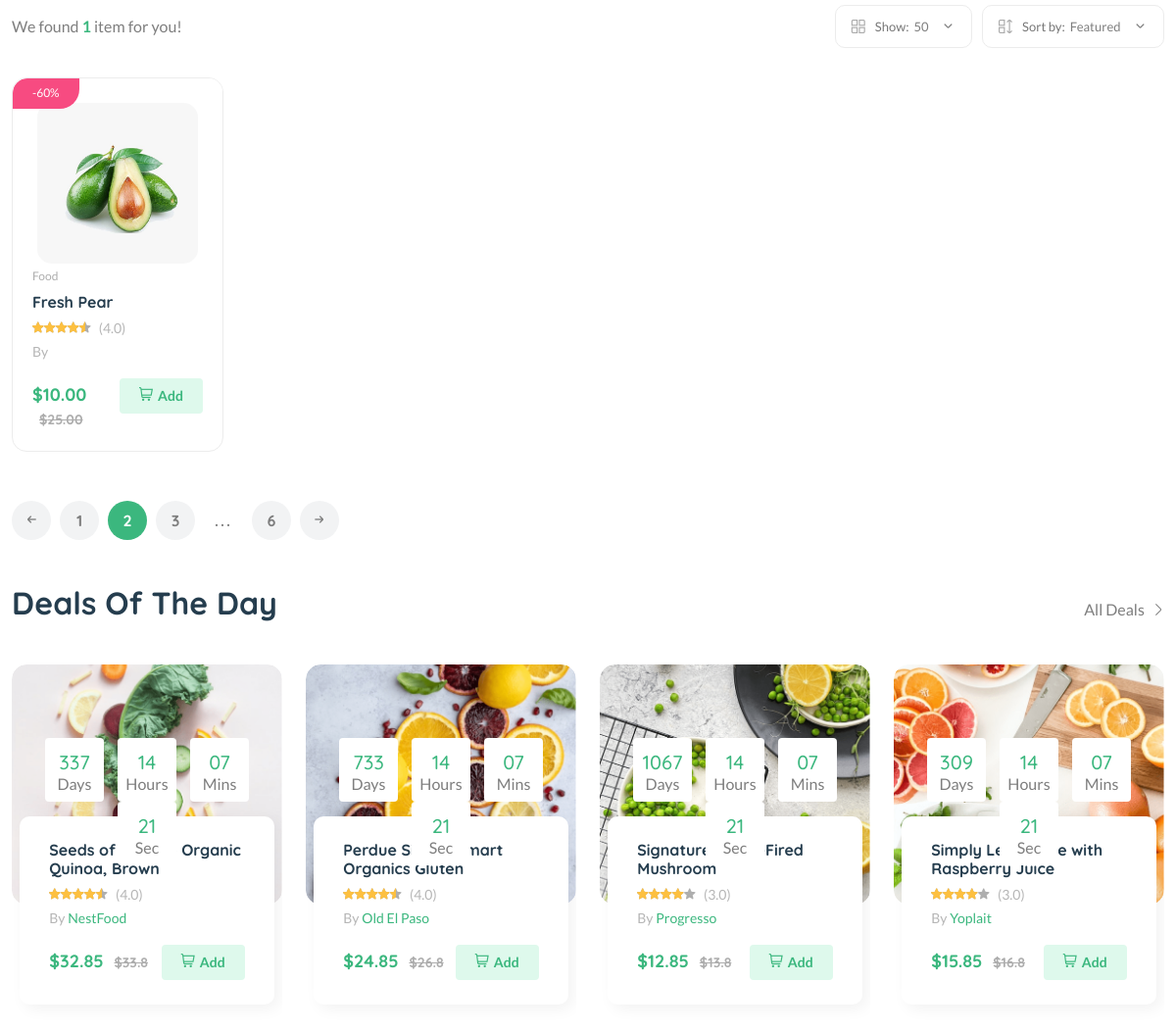
Page /category/cathe4cfaa2fg (middle part) on the earlier database version.
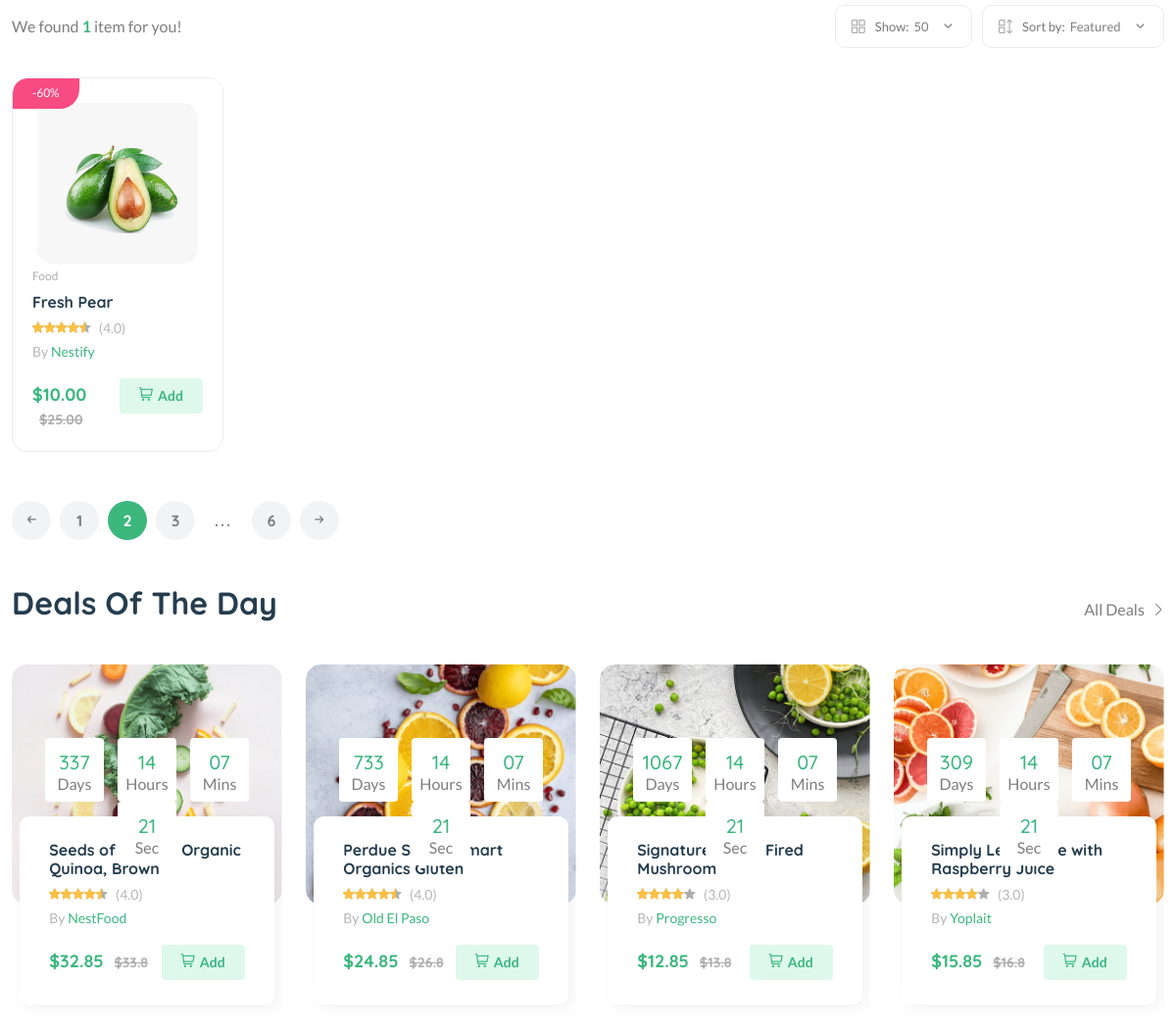
Same page on the later database version.
### core/models.py (models this page shows, shortened)
class Product(models.Model):
    pid = ShortUUIDField(
        unique=True, length=10, max_length=20, alphabet="abcdefgh12345"
    )
    user = models.ForeignKey(User, on_delete=models.SET_NULL, null=True)
    category = models.ForeignKey(
        Category, on_delete=models.SET_NULL, null=True, related_name="category"
    )
    vendor = models.ForeignKey(
        Vendor, on_delete=models.SET_NULL, null=True, related_name="vendor"
    )
    title = models.CharField(max_length=100, default="N/A")
    image = models.ImageField(upload_to="user_directory_path", default="product.jpg")
    description = models.TextField(null=True, blank=True, default="N/A")
    price = models.DecimalField(max_digits=10, decimal_places=2, default=0.00)
    old_price = models.DecimalField(max_digits=10, decimal_places=2, default=0.00)
    specifications = models.TextField(null=True, blank=True, default="N/A")
    product_status = models.CharField(
        choices=STATUS, max_length=10, default="in_review"
    )
    status = models.BooleanField(default=True)
    in_stock = models.BooleanField(default=True)
    featured = models.BooleanField(default=False)
    digital = models.BooleanField(default=False)
    sku = ShortUUIDField(
        unique=True, length=4, max_length=10, prefix="sku", alphabet="1234567890"
    )
    date = models.DateTimeField(auto_now_add=True)
    updated = models.DateTimeField(null=True, blank=True)
    class Meta:
        verbose_name_plural = "Products"
    def get_percentage(self):
        new_price = (self.old_price - self.price) / self.old_price * 100
        return new_price

class Category(models.Model):
    cid = ShortUUIDField(
        unique=True, length=10, max_length=20, prefix="cat", alphabet="abcdefgh12345"
    )
    title = models.CharField(max_length=100, default="N/A")
    image = models.ImageField(upload_to="category", default="category.jpg")
    class Meta:
        verbose_name_plural = "Categories"
    def __str__(self):
        return self.title

class Vendor(models.Model):
    vid = ShortUUIDField(
        unique=True, length=10, max_length=20, prefix="ven", alphabet="abcdefgh12345"
    )
    title = models.CharField(max_length=100, default="N/A")
    image = models.ImageField(upload_to="user_directory_path", default="vendor.jpg")
    description = models.TextField(null=True, blank=True, default="N/A")
    address = models.CharField(max_length=100, default="N/A")
    contact = models.CharField(max_length=100, default="N/A")
    chat_resp_time = models.CharField(max_length=100, default="N/A")
    shipping_on_time = models.CharField(max_length=100, default="N/A")
    authentic_rating = models.CharField(max_length=100, default="N/A")
    days_return = models.CharField(max_length=100, default="N/A")
    warranty_period = models.CharField(max_length=100, default="N/A")
    user = models.ForeignKey(User, on_delete=models.SET_NULL, null=True)
    date = models.DateTimeField(auto_now_add=True, null=True, blank=True)
    class Meta:
        verbose_name_plural = "Vendors"

### core/views.py (the view)
def category_product_list_view(request, cid):
    category = Category.objects.get(cid=cid)
    products = Product.objects.filter(product_status="published", category=category)
    context = {
        "category": category,
        "products": products,
    }
    return render(request, "core/category-product-list.html", context)

### core/context_processor.py (called while the page is built)
def default(request):
    categories = Category.objects.all()
    return {"categories": categories}

### templates/core/category-product-list.html (shortened to what the changed rows need)
{% extends 'partials/base.html' %}
{% load static %}
{% block content %}
    <main class="main">
        <div class="container mb-30">
            <div class="row">
                <div class="col-12">
                    <div class="row product-grid">
                        {% for p in products %}
                        <div class="col-lg-1-5 col-md-4 col-12 col-sm-6">
                            <div class="product-cart-wrap mb-30">
                                <div class="product-img-action-wrap">
                                    <div class="product-img product-img-zoom">
                                        <a href="shop-product-right.html">
                                            <img class="default-img" src="{{p.image.url}}" alt="" />
                                        </a>
                                    </div>
                                    <div class="product-badges product-badges-position product-badges-mrg">
                                        <span class="hot">-{{ p.get_percentage|floatformat:0 }}%</span>
                                    </div>
                                </div>
                                <div class="product-content-wrap">
                                    <div class="product-category">
                                        <a href="shop-grid-right.html">{{ p.category }}</a>
                                    </div>
                                    <h2><a href="shop-product-right.html">{{ p.title }}</a></h2>
                                    <div class="product-rate-cover">
                                        <div class="product-rate d-inline-block">
                                            <div class="product-rating" style="width: 90%"></div>
                                        </div>
                                        <span class="font-small ml-5 text-muted"> (4.0)</span>
                                    </div>
                                    <div>
                                        <span class="font-small text-muted">By <a href="vendor-details-1.html">{{ p.vendor.title }}</a></span>
                                    </div>
                                    <div class="product-card-bottom">
                                        <div class="product-price">
                                            <span>${{ p.price }}</span>
                                            <span class="old-price">${{ p.old_price }}</span>
                                        </div>
                                        <div class="add-cart">
                                            <a class="add" href="shop-cart.html"><i class="fi-rs-shopping-cart mr-5"></i>Add </a>
                                        </div>
                                    </div>
                                </div>
                            </div>
                        </div>
                        {% endfor %}
                    </div>
                    <section class="section-padding pb-5">
                        <div class="row">
                            <div class="col-xl-3 col-lg-4 col-md-6">
                                <div class="product-cart-wrap style-2">
                                    <div class="product-content-wrap">
                                        <div class="deals-content">
                                            <h2><a href="shop-product-right.html">Seeds of Change Organic Quinoa, Brown</a></h2>
                                        </div>
                                    </div>
                                </div>
                            </div>
                            <div class="col-xl-3 col-lg-4 col-md-6">
                                <div class="product-cart-wrap style-2">
                                    <div class="product-content-wrap">
                                        <div class="deals-content">
                                            <h2><a href="shop-product-right.html">Perdue Simply Smart Organics Gluten</a></h2>
                                        </div>
                                    </div>
                                </div>
                            </div>
                            <div class="col-xl-3 col-lg-4 col-md-6 d-none d-lg-block">
                                <div class="product-cart-wrap style-2">
                                    <div class="product-content-wrap">
                                        <div class="deals-content">
                                            <h2><a href="shop-product-right.html">Signature Wood-Fired Mushroom</a></h2>
                                        </div>
                                    </div>
                                </div>
                            </div>
                            <div class="col-xl-3 col-lg-4 col-md-6 d-none d-xl-block">
                                <div class="product-cart-wrap style-2">
                                    <div class="product-content-wrap">
                                        <div class="deals-content">
                                            <h2><a href="shop-product-right.html">Simply Lemonade with Raspberry Juice</a></h2>
                                        </div>
                                    </div>
                                </div>
                            </div>
                        </div>
                    </section>
                </div>
            </div>
        </div>
    </main>
{% endblock content %}

Differences in the rows shown:
changed Product "Fresh Pear": vendor (not shown) → "Nestify"
